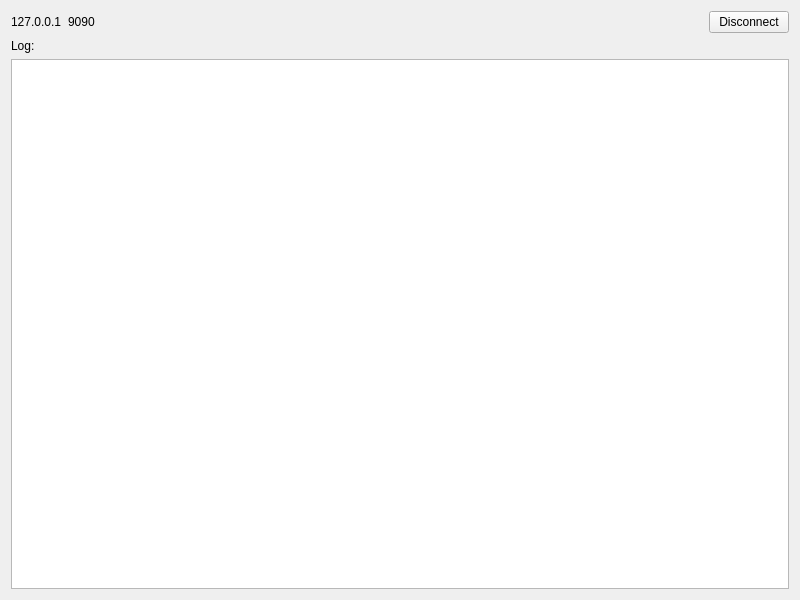
<?xml version="1.0" encoding="UTF-8"?>
<ui version="4.0">
 <class>Server</class>
 <widget class="QWidget" name="Server">
  <property name="geometry">
   <rect>
    <x>0</x>
    <y>0</y>
    <width>800</width>
    <height>600</height>
   </rect>
  </property>
  <property name="windowTitle">
   <string>Server</string>
  </property>
  <layout class="QVBoxLayout" name="verticalLayout">
   <item>
    <layout class="QHBoxLayout" name="horizontalLayout">
     <item>
      <widget class="QLabel" name="label">
       <property name="text">
        <string>&lt;html&gt;&lt;head/&gt;&lt;body&gt;&lt;p&gt;127.0.0.1&lt;/p&gt;&lt;/body&gt;&lt;/html&gt;</string>
       </property>
      </widget>
     </item>
     <item>
      <widget class="QLabel" name="label_3">
       <property name="text">
        <string>9090</string>
       </property>
      </widget>
     </item>
     <item>
      <spacer name="horizontalSpacer">
       <property name="orientation">
        <enum>Qt::Horizontal</enum>
       </property>
       <property name="sizeHint" stdset="0">
        <size>
         <width>40</width>
         <height>20</height>
        </size>
       </property>
      </spacer>
     </item>
     <item>
      <widget class="QPushButton" name="disconnectPushButton">
       <property name="text">
        <string>Disconnect</string>
       </property>
      </widget>
     </item>
    </layout>
   </item>
   <item>
    <widget class="QLabel" name="label_2">
     <property name="text">
      <string>Log:</string>
     </property>
    </widget>
   </item>
   <item>
    <widget class="QPlainTextEdit" name="log">
     <property name="readOnly">
      <bool>true</bool>
     </property>
    </widget>
   </item>
  </layout>
 </widget>
 <resources/>
 <connections/>
</ui>
